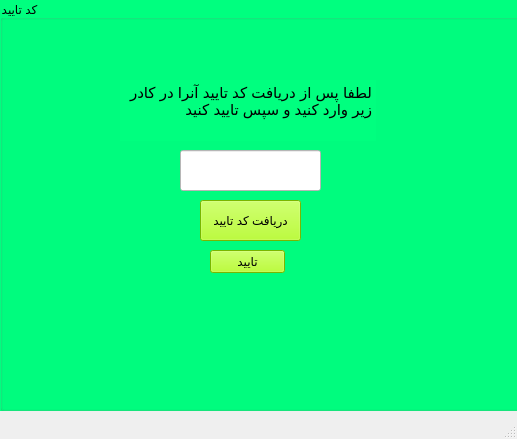
<?xml version="1.0" encoding="UTF-8"?>
<ui version="4.0">
 <class>safhe3</class>
 <widget class="QMainWindow" name="safhe3">
  <property name="geometry">
   <rect>
    <x>0</x>
    <y>0</y>
    <width>517</width>
    <height>439</height>
   </rect>
  </property>
  <property name="windowTitle">
   <string>MainWindow</string>
  </property>
  <widget class="QWidget" name="centralwidget">
   <widget class="QGroupBox" name="groupBox">
    <property name="geometry">
     <rect>
      <x>0</x>
      <y>0</y>
      <width>521</width>
      <height>411</height>
     </rect>
    </property>
    <property name="styleSheet">
     <string notr="true">background-color: rgb(0, 255, 127);</string>
    </property>
    <property name="title">
     <string>کد تایید</string>
    </property>
    <widget class="QTextBrowser" name="textBrowser">
     <property name="geometry">
      <rect>
       <x>120</x>
       <y>80</y>
       <width>256</width>
       <height>61</height>
      </rect>
     </property>
     <property name="frameShape">
      <enum>QFrame::NoFrame</enum>
     </property>
     <property name="html">
      <string>&lt;!DOCTYPE HTML PUBLIC &quot;-//W3C//DTD HTML 4.0//EN&quot; &quot;http://www.w3.org/TR/REC-html40/strict.dtd&quot;&gt;
&lt;html&gt;&lt;head&gt;&lt;meta name=&quot;qrichtext&quot; content=&quot;1&quot; /&gt;&lt;style type=&quot;text/css&quot;&gt;
p, li { white-space: pre-wrap; }
&lt;/style&gt;&lt;/head&gt;&lt;body style=&quot; font-family:'MS Shell Dlg 2'; font-size:8.25pt; font-weight:400; font-style:normal;&quot;&gt;
&lt;p align=&quot;right&quot; style=&quot; margin-top:0px; margin-bottom:0px; margin-left:0px; margin-right:0px; -qt-block-indent:0; text-indent:0px;&quot;&gt;&lt;span style=&quot; font-size:11pt;&quot;&gt;لطفا پس از دریافت کد تایید آنرا در کادر زیر وارد کنید و سپس تایید کنید&lt;/span&gt;&lt;/p&gt;&lt;/body&gt;&lt;/html&gt;</string>
     </property>
    </widget>
    <widget class="QPushButton" name="pushButton">
     <property name="geometry">
      <rect>
       <x>200</x>
       <y>200</y>
       <width>101</width>
       <height>41</height>
      </rect>
     </property>
     <property name="styleSheet">
      <string notr="true">background-color: rgb(170, 255, 0);</string>
     </property>
     <property name="text">
      <string>دریافت کد تایید</string>
     </property>
    </widget>
    <widget class="QLineEdit" name="lineEdit">
     <property name="geometry">
      <rect>
       <x>180</x>
       <y>150</y>
       <width>141</width>
       <height>41</height>
      </rect>
     </property>
     <property name="styleSheet">
      <string notr="true">background-color: rgb(170, 255, 0);
background-color: rgb(255, 255, 255);</string>
     </property>
    </widget>
    <widget class="QPushButton" name="pushButton_2">
     <property name="geometry">
      <rect>
       <x>210</x>
       <y>250</y>
       <width>75</width>
       <height>23</height>
      </rect>
     </property>
     <property name="styleSheet">
      <string notr="true">background-color: rgb(170, 255, 0);</string>
     </property>
     <property name="text">
      <string>تایید</string>
     </property>
    </widget>
   </widget>
  </widget>
  <widget class="QMenuBar" name="menubar">
   <property name="geometry">
    <rect>
     <x>0</x>
     <y>0</y>
     <width>517</width>
     <height>21</height>
    </rect>
   </property>
  </widget>
  <widget class="QStatusBar" name="statusbar"/>
 </widget>
 <resources/>
 <connections/>
</ui>
